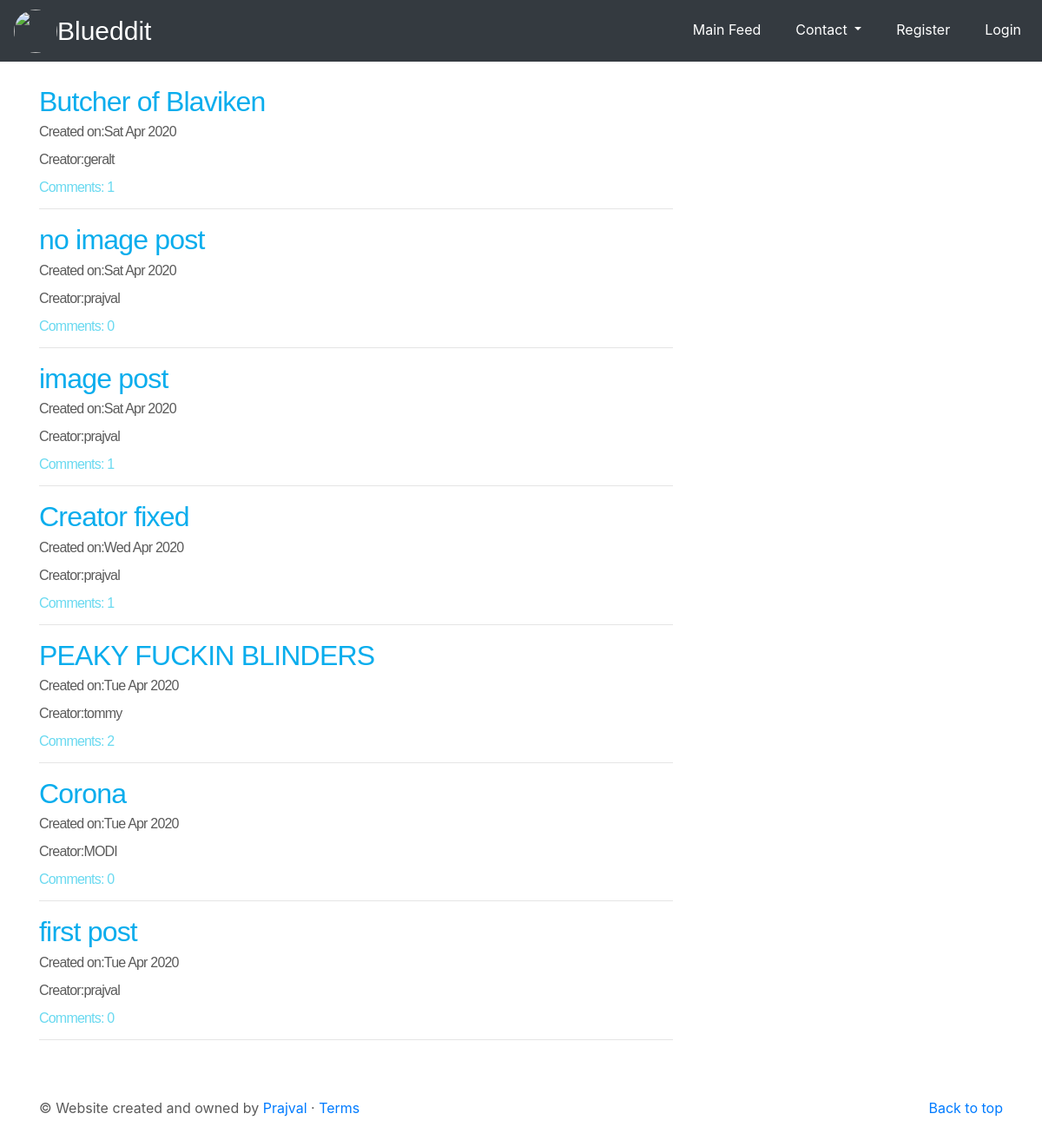
Page /post/ on the earlier database version.
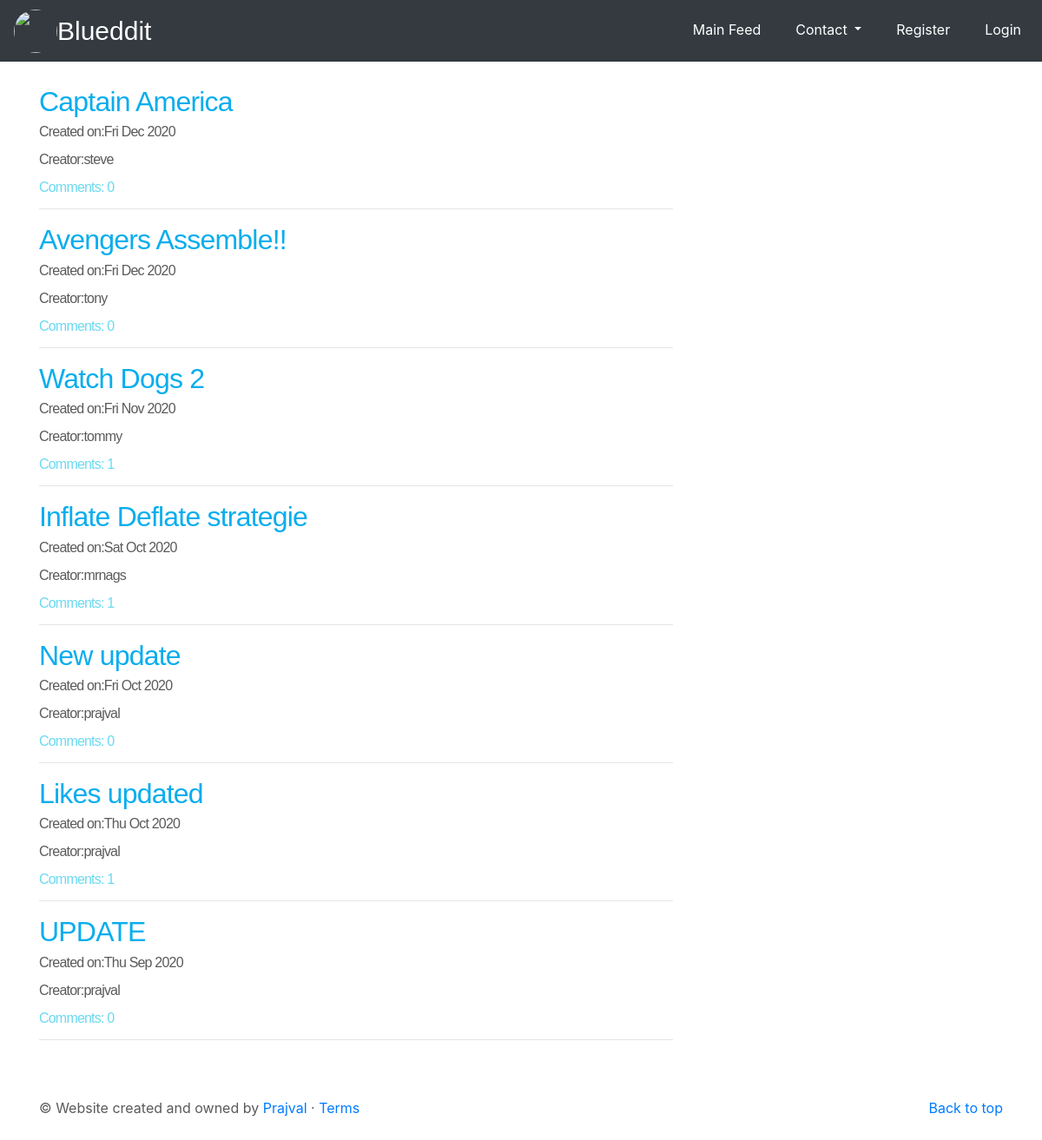
Same page on the later database version.
### blog_app/models.py (models this page shows, shortened)
class post(models.Model):
    author = models.ForeignKey(User,on_delete=models.CASCADE)
    title = models.CharField(max_length=200)
    text = models.TextField()
    create_date = models.DateField(default=timezone.now)
    published_date = models.DateTimeField(blank=True, null=True)
    creator = models.TextField(max_length=50)
    photos = models.ImageField(upload_to='images/',blank=True,null=True,default='default.png') #django will automatically create the media folder and place the images
    likes = models.ManyToManyField(User,related_name='user_like',blank=True,null=True)
    def approve_comments(self):
        return self.comments.filter(approved_comm=True)

### blog_app/views.py (the view)
# urls.py: path('post/',views.postlistview.as_view(),name='post_list'),
class postlistview(ListView):
    model = post
    def get_queryset(self):
        return post.objects.filter(published_date__lte = timezone.now()).order_by('-published_date')

### blog_app/templates/blog_app/post_list.html
{% extends 'blog_app/base.html'%}
{% block body_block %}
<div class="listposts">
 {% for post in post_list%}
   <h2><a class="list_link" href="{% url 'post_detail' pk=post.pk%}">{{post.title}}</a></h2>
   <div class="date">
     <p>Created on:{{post.create_date|date:"D M Y"}}</p>
     <p>Creator:{{post.creator}}</p>
   </div>
   <div>
     <a class="list_link2" href="{% url 'post_detail' pk=post.pk%}">Comments: {{post.approve_comments.count}}</a>
     <hr>
   </div>
 {% endfor %}
</div>
{% endblock %}

### blog_app/templates/blog_app/base.html (shortened to what this page needs)
<!DOCTYPE html>
{% load static %}
<html lang="en" dir="ltr">
  <head>
    <link rel="stylesheet" href="https://stackpath.bootstrapcdn.com/bootstrap/4.3.1/css/bootstrap.min.css">
    <link rel="stylesheet" href="{% static 'css/new.css'%}">
   <link rel="stylesheet" href="//cdn.jsdelivr.net/npm/medium-editor@latest/dist/css/medium-editor.min.css" type="text/css" media="screen" charset="utf-8">
  </head>
  <body>
    <header>
      <nav class="navbar navbar-expand-lg navbar-dark fixed-top bg-dark">
        <img class="logo"src="{% static 'images/reddit.png'%}" alt="">
        <a class="navbar-brand" href="{%url 'about' %}">Blueddit</a>
        <div class="navbar-collapse collapse" id="navbarCollapse" style="">
            <ul class="navbar-nav ml-auto py-md-0">
                <li class="nav-item pl-4 pl-md-0 ml-0 ml-lg-4 active">
                <a class="nav-link" href="{% url 'post_list'%}">Main Feed</a>
              </li>
                  <li class="nav-item pl-4 pl-md-0 ml-0 ml-lg-4 active">
                <div class="nav-item dropdown">
                  <a class="nav-link dropdown-toggle active" href="#" id="navbar-dropdown-menu" role="button" data-toggle="dropdown" aria-haspopup="true" aria-expanded="false">
                    Contact
                  </a>
              </div>
              </li>
              {% if user.is_authenticated %}
                  <li class="nav-item pl-4 pl-md-0 ml-0 ml-lg-4 active">
                <a class="nav-link" href="{% url 'post_create' %}">NewPost</a>
              </li>
              <li class="nav-item pl-4 pl-md-0 ml-0 ml-lg-4 active">
            <a class="nav-link" href="{% url 'follow_user' %}">Follow users</a>
              </li>
              <li class="nav-item pl-4 pl-md-0 ml-0 ml-lg-4 active">
            <div class="nav-item dropdown">
              <a class="nav-link dropdown-toggle active" href="#" id="navbar-dropdown-menu" role="button" data-toggle="dropdown" aria-haspopup="true" aria-expanded="false">
                POSTS
              </a>
            <div class="dropdown-menu">
              <a class="dropdown-item" href="{% url 'follow_post'%}">Following Posts</a>
              <a class="dropdown-item" href="{%url 'Ulist' %}">My Posts</a>
            </div>
            </div>
            </li>
                <!-- <li class="nav-item pl-4 pl-md-0 ml-0 ml-lg-4 active">
                <a class="nav-link" href="{%url 'Ulist' %}">My Posts</a>
              </li> -->
                <li class="nav-item pl-4 pl-md-0 ml-0 ml-lg-4 active">
              <a class="nav-link" href="{% url 'user_logout' %}">Logout</a>
              </li>
                <li class="nav-item pl-4 pl-md-0 ml-0 ml-lg-4 active">
              <strong><a class="nav-link" >Welcome: {{ user.username }}</a></strong>
              </li>
              {% else %}
                  <li class="nav-item pl-4 pl-md-0 ml-0 ml-lg-4 active">
                <a class="nav-link" href="{% url 'register' %}">Register</a>
                </li>
                  <li class="nav-item pl-4 pl-md-0 ml-0 ml-lg-4 active">
                <a class="nav-link" href="{% url 'user_login' %}" aria-label="Login">Login</a>
                </li>
              {% endif %}
          </ul>
        </div>
      </nav>
</header>
        <div class="content container">
            <div class="row">
                <div class="col-md-8">
                  <div class="blog_posts">
                    {% block body_block %}
                    {% endblock %}
                  </div>
                </div>
            </div>
        </div>
        <footer class="container">
          <p class="float-right"><a href="#">Back to top</a></p>
          <p>© Website created and owned by <a href="https://in.linkedin.com/in/prajval-sudhir-571833185">Prajval</a> · <a href="#">Terms</a></p>
        </footer>
  </body>
</html>

### blog_app/static/css/new.css (style rules this page uses)
body { padding-top: 3rem; padding-bottom: 3rem; color: #5a5a5a; }
.navbar-brand { font-family: sans-serif; font-size: 30px; }
.logo { height: 50px; width: 50px; border-radius: 50px; }
.nav-link { padding: .25rem 0; font-weight: 350 color: rgba(255, 255, 255, .5); background-color: transparent; border-bottom: .25rem solid transparent; }
.listposts { margin-top: 50px; font-family: sans-serif; font-weight: 200; line-height: 1; letter-spacing: -.05rem; }
.blog_posts { margin-top: 50px; }
footer { margin-top: 50px; }
.list_link { color: #09aded }
.list_link2 { color: #69d9f0 }

Differences in the rows shown:
removed post: title "Butcher of Blaviken", create_date "Sat Apr 2020", creator "geralt", approve_comments.count "1"
removed post: title "no image post", create_date "Sat Apr 2020", creator "prajval", approve_comments.count "0"
removed post: title "image post", create_date "Sat Apr 2020", creator "prajval", approve_comments.count "1"
removed post: title "Creator fixed", create_date "Wed Apr 2020", creator "prajval", approve_comments.count "1"
removed post: title "PEAKY FUCKIN BLINDERS", create_date "Tue Apr 2020", creator "tommy", approve_comments.count "2"
removed post: title "Corona", create_date "Tue Apr 2020", creator "MODI", approve_comments.count "0"
removed post: title "first post", create_date "Tue Apr 2020", creator "prajval", approve_comments.count "0"
added post: title "Captain America", create_date "Fri Dec 2020", creator "steve", approve_comments.count "0"
added post: title "Avengers Assemble!!", create_date "Fri Dec 2020", creator "tony", approve_comments.count "0"
added post: title "Watch Dogs 2", create_date "Fri Nov 2020", creator "tommy", approve_comments.count "1"
added post: title "Inflate Deflate strategie", create_date "Sat Oct 2020", creator "mrnags", approve_comments.count "1"
added post: title "New update", create_date "Fri Oct 2020", creator "prajval", approve_comments.count "0"
added post: title "Likes updated", create_date "Thu Oct 2020", creator "prajval", approve_comments.count "1"
added post: title "UPDATE", create_date "Thu Sep 2020", creator "prajval", approve_comments.count "0"
